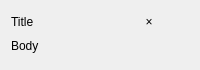
<?xml version="1.0" encoding="UTF-8"?>
<ui version="4.0">
 <class>Popup</class>
 <widget class="QDialog" name="Popup">
  <property name="geometry">
   <rect>
    <x>0</x>
    <y>0</y>
    <width>200</width>
    <height>70</height>
   </rect>
  </property>
  <property name="windowTitle">
   <string>Popup</string>
  </property>
  <layout class="QGridLayout" name="gridLayout">
   <item row="0" column="0">
    <widget class="QLabel" name="title">
     <property name="sizePolicy">
      <sizepolicy hsizetype="Expanding" vsizetype="Minimum">
       <horstretch>0</horstretch>
       <verstretch>0</verstretch>
      </sizepolicy>
     </property>
     <property name="text">
      <string>Title</string>
     </property>
    </widget>
   </item>
   <item row="0" column="1">
    <widget class="QPushButton" name="button">
     <property name="sizePolicy">
      <sizepolicy hsizetype="Maximum" vsizetype="Minimum">
       <horstretch>0</horstretch>
       <verstretch>0</verstretch>
      </sizepolicy>
     </property>
     <property name="text">
      <string>×</string>
     </property>
     <property name="flat">
      <bool>true</bool>
     </property>
    </widget>
   </item>
   <item row="1" column="0" colspan="2">
    <widget class="QLabel" name="description">
     <property name="sizePolicy">
      <sizepolicy hsizetype="Expanding" vsizetype="Expanding">
       <horstretch>0</horstretch>
       <verstretch>0</verstretch>
      </sizepolicy>
     </property>
     <property name="text">
      <string>Body</string>
     </property>
     <property name="alignment">
      <set>Qt::AlignLeading|Qt::AlignLeft|Qt::AlignTop</set>
     </property>
    </widget>
   </item>
  </layout>
 </widget>
 <layoutdefault spacing="6" margin="11"/>
 <resources/>
 <connections/>
</ui>
